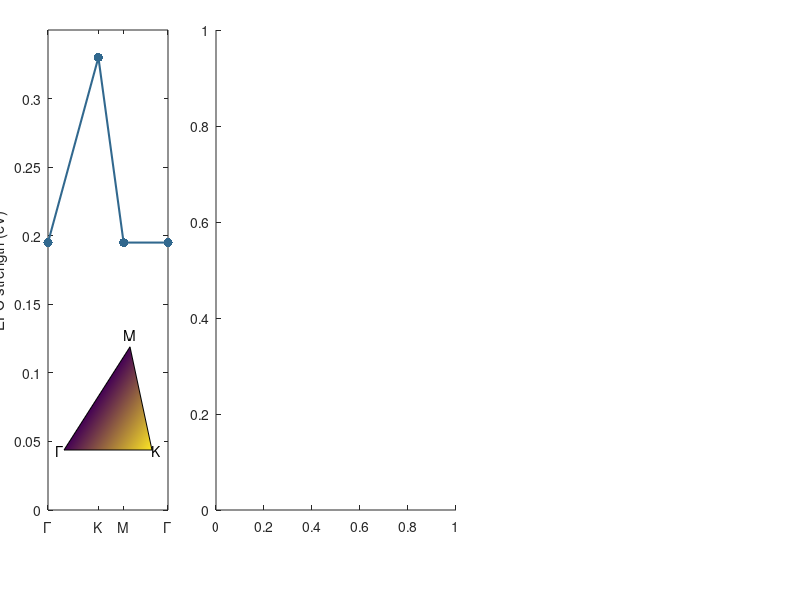

The MATLAB source for this figure: (Note: this script raises an error after producing the figure.)
figure(4, 'position', [0 0 1000 400])
colours_sig = viridis(7);

% Plot EPC dispersion

subplot('Position', [0.06 0.15 0.15 0.8])
hold on
plot([0 0.42 0.63 1], [0.195 0.33 0.195 0.195], '.-', 'Color', colours_sig(3, :), 'Linewidth', 1.5, 'MarkerSize', 20)
hold off
ylim([0 0.35])
ylabel('EPC strength (eV)')
xticks([0 0.42 0.63 1])
xticklabels({'\Gamma' 'K' 'M' '\Gamma'})
box on

axes('Position', [0.08 0.25 0.11 0.2])
hold on
patch([0; 1; 0.75], [0; 0; 0.43], [0.195; 0.33; 0.195])
text(-0.05, 0, 0, '\Gamma', "horizontalalignment", "center")
text(1.05, 0, 0, 'K', "horizontalalignment", "center")
text(0.75, 0.48, 0, 'M', "horizontalalignment", "center")
hold off
axis off

% Plot resonance fit

subplot('Position', [0.27 0.15 0.3 0.8])
hold on
data_tmp = importdata('sigma*/291.8eV.txt', ' ');
errorbar(data_tmp(:, 1), data_tmp(:, 2) / max(data_tmp(:, 2)), data_tmp(:, 3) / max(data_tmp(:, 2)), 'k.')
data_tmp = importdata('sigma*/291.8eV_calc.txt', ' ');
plot(data_tmp(:, 1), data_tmp(:, 2) / max(data_tmp(:, 2)), '-', 'Color', colours_sig(3, :), 'LineWidth', 2)
plot([0.12 0.12 0.19 0.19 0.19 0.26 0.26], [1 1.05 1.05 1.1 1.05 1.05 1], 'k-')
text(0.19, 1.14, '1-phonon', "horizontalalignment", "center")
plot([0.26 0.26 0.35 0.35 0.35 0.44 0.44], [0.8 0.85 0.85 0.9 0.85 0.85 0.8], 'k-')
text(0.35, 0.94, '2-phonon', "horizontalalignment", "center")
plot([0.44 0.44 0.52 0.52 0.52 0.6 0.6], [0.6 0.65 0.65 0.7 0.65 0.65 0.6], 'k-')
text(0.52, 0.74, '3-phonon', "horizontalalignment", "center")
plot([0.6 0.6 0.69 0.69 0.69 0.78 0.78], [0.4 0.45 0.45 0.5 0.45 0.45 0.4], 'k-')
text(0.69, 0.54, '4-phonon', "horizontalalignment", "center")
plot([0.78 0.78 0.86 0.86 0.86 0.94 0.94], [0.2 0.25 0.25 0.3 0.25 0.25 0.2], 'k-')
text(0.86, 0.34, '5-phonon', "horizontalalignment", "center")
text(0.82, 1.1, '291.8 eV', "horizontalalignment", "center")
hold off
xlim([0.08 0.96])
ylim([0 1.2])
xticks(0:0.1:0.9)
xlabel('Energy loss (eV)')
ylabel('Normalized intensity')
box on

% Plot energy dependence

subplot('Position', [0.65 0.15 0.05 0.8])
hold on
data_tmp = importdata('sigma*/XAS.txt', ' ');
plot(data_tmp(:, 2), data_tmp(:, 1), 'k-', 'LineWidth', 1)
annotation('arrow', [0.7 0.683], [0.15 0.15], 'Color', colours_sig(1, :), 'LineWidth', 2)
annotation('arrow', [0.7 0.678], [0.31 0.31], 'Color', colours_sig(2, :), 'LineWidth', 2)
annotation('arrow', [0.7 0.665], [0.47 0.47], 'Color', colours_sig(3, :), 'LineWidth', 2)
annotation('arrow', [0.7 0.653], [0.63 0.63], 'Color', colours_sig(4, :), 'LineWidth', 2)
annotation('arrow', [0.7 0.658], [0.79 0.79], 'Color', colours_sig(5, :), 'LineWidth', 2)
hold off
xlim([-0.1 0.33])
ylim([291.2 292.2])
xlabel('XAS')
ylabel('Incident energy (eV)')
xticks([])
box on
set(gca, 'XDir', 'reverse')

subplot('Position', [0.701 0.15 0.25 0.8])
hold on
for i = 1:5
    data_tmp = importdata(['sigma*/' num2str(291 + 0.2 * i, '%.1f') 'eV.txt'], ' ');
    errorbar(data_tmp(:, 1), data_tmp(:, 2) / max(data_tmp(:, 2)) + i, data_tmp(:, 3) / max(data_tmp(:, 2)), 'k.')
    data_tmp = importdata(['sigma*/' num2str(291 + 0.2 * i, '%.1f') 'eV_calc.txt'], ' ');
    plot(data_tmp(:, 1), data_tmp(:, 2) / max(data_tmp(:, 2)) + i, '-', 'Color', colours_sig(i, :), 'Linewidth', 2)
end
hold off
xlim([0.08 0.96])
ylim([1 6])
xlabel('Energy loss (eV)')
ylabel('Normalized intensity', 'Position', [1 3.3], 'Rotation', 270)
yticks([])
box on

print('Fig4.pdf', '-dpdf', '-S1000,400')
